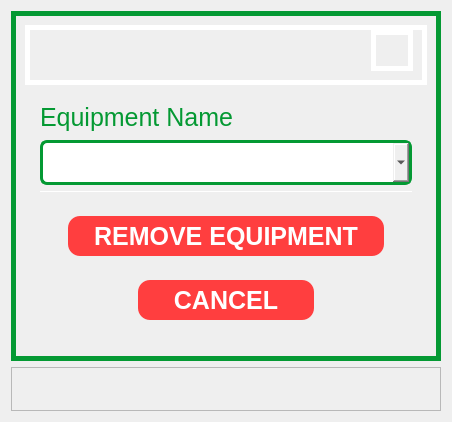
               <widget class="QWidget" name="page_19">
                <layout class="QGridLayout" name="gridLayout_24">
                 <item row="1" column="0">
                  <widget class="QFrame" name="frame_7">
                   <property name="frameShape">
                    <enum>QFrame::StyledPanel</enum>
                   </property>
                   <property name="frameShadow">
                    <enum>QFrame::Raised</enum>
                   </property>
                   <layout class="QHBoxLayout" name="horizontalLayout_11">
                    <item>
                     <widget class="QPushButton" name="remove_equipment_main_error_notif">
                      <property name="focusPolicy">
                       <enum>Qt::NoFocus</enum>
                      </property>
                      <property name="styleSheet">
                       <string notr="true">border-color: white;
font: 20px Arial, serif;
color: black;
border-radius: 0.1px;</string>
                      </property>
                      <property name="text">
                       <string/>
                      </property>
                     </widget>
                    </item>
                   </layout>
                  </widget>
                 </item>
                 <item row="0" column="0">
                  <widget class="QFrame" name="frame_129">
                   <property name="minimumSize">
                    <size>
                     <width>430</width>
                     <height>350</height>
                    </size>
                   </property>
                   <property name="maximumSize">
                    <size>
                     <width>430</width>
                     <height>350</height>
                    </size>
                   </property>
                   <property name="styleSheet">
                    <string notr="true">border-radius: 0px;
border-style: solid;
border-width: 5px;
border-color: #049933;</string>
                   </property>
                   <property name="frameShape">
                    <enum>QFrame::StyledPanel</enum>
                   </property>
                   <property name="frameShadow">
                    <enum>QFrame::Raised</enum>
                   </property>
                   <layout class="QVBoxLayout" name="verticalLayout_42">
                    <item>
                     <widget class="QFrame" name="frame_200">
                      <property name="minimumSize">
                       <size>
                        <width>0</width>
                        <height>60</height>
                       </size>
                      </property>
                      <property name="maximumSize">
                       <size>
                        <width>16777215</width>
                        <height>60</height>
                       </size>
                      </property>
                      <property name="styleSheet">
                       <string notr="true">border-color: white;</string>
                      </property>
                      <property name="frameShape">
                       <enum>QFrame::StyledPanel</enum>
                      </property>
                      <property name="frameShadow">
                       <enum>QFrame::Raised</enum>
                      </property>
                      <layout class="QHBoxLayout" name="horizontalLayout_91">
                       <property name="topMargin">
                        <number>0</number>
                       </property>
                       <item>
                        <spacer name="horizontalSpacer_15">
                         <property name="orientation">
                          <enum>Qt::Horizontal</enum>
                         </property>
                         <property name="sizeHint" stdset="0">
                          <size>
                           <width>40</width>
                           <height>20</height>
                          </size>
                         </property>
                        </spacer>
                       </item>
                       <item>
                        <widget class="QPushButton" name="pushButton_39">
                         <property name="maximumSize">
                          <size>
                           <width>16777215</width>
                           <height>60</height>
                          </size>
                         </property>
                         <property name="focusPolicy">
                          <enum>Qt::NoFocus</enum>
                         </property>
                         <property name="styleSheet">
                          <string notr="true">border-radius: 0.1px;</string>
                         </property>
                         <property name="text">
                          <string/>
                         </property>
                         <property name="icon">
                          <iconset>
                           <normaloff>images/Spirit’s FITNESS GYM.png</normaloff>images/Spirit’s FITNESS GYM.png</iconset>
                         </property>
                         <property name="iconSize">
                          <size>
                           <width>200</width>
                           <height>30</height>
                          </size>
                         </property>
                        </widget>
                       </item>
                      </layout>
                     </widget>
                    </item>
                    <item>
                     <widget class="QFrame" name="frame_318">
                      <property name="styleSheet">
                       <string notr="true">border-color: white;
border-width: 0px;</string>
                      </property>
                      <property name="frameShape">
                       <enum>QFrame::StyledPanel</enum>
                      </property>
                      <property name="frameShadow">
                       <enum>QFrame::Raised</enum>
                      </property>
                      <layout class="QGridLayout" name="gridLayout_60">
                       <item row="0" column="0" rowspan="3">
                        <widget class="QFrame" name="frame_321">
                         <property name="frameShape">
                          <enum>QFrame::StyledPanel</enum>
                         </property>
                         <property name="frameShadow">
                          <enum>QFrame::Raised</enum>
                         </property>
                        </widget>
                       </item>
                       <item row="0" column="2" rowspan="3">
                        <widget class="QFrame" name="frame_322">
                         <property name="frameShape">
                          <enum>QFrame::StyledPanel</enum>
                         </property>
                         <property name="frameShadow">
                          <enum>QFrame::Raised</enum>
                         </property>
                        </widget>
                       </item>
                       <item row="3" column="0" colspan="3">
                        <widget class="QFrame" name="frame_323">
                         <property name="maximumSize">
                          <size>
                           <width>16777215</width>
                           <height>250</height>
                          </size>
                         </property>
                         <property name="frameShape">
                          <enum>QFrame::StyledPanel</enum>
                         </property>
                         <property name="frameShadow">
                          <enum>QFrame::Raised</enum>
                         </property>
                         <layout class="QVBoxLayout" name="verticalLayout_43">
                          <item>
                           <widget class="QFrame" name="frame_324">
                            <property name="frameShape">
                             <enum>QFrame::StyledPanel</enum>
                            </property>
                            <property name="frameShadow">
                             <enum>QFrame::Raised</enum>
                            </property>
                            <layout class="QHBoxLayout" name="horizontalLayout_92">
                             <item>
                              <widget class="QFrame" name="frame_325">
                               <property name="maximumSize">
                                <size>
                                 <width>10</width>
                                 <height>16777215</height>
                                </size>
                               </property>
                               <property name="frameShape">
                                <enum>QFrame::StyledPanel</enum>
                               </property>
                               <property name="frameShadow">
                                <enum>QFrame::Raised</enum>
                               </property>
                              </widget>
                             </item>
                             <item>
                              <widget class="QPushButton" name="confirm_remove_equipment_btn">
                               <property name="minimumSize">
                                <size>
                                 <width>0</width>
                                 <height>40</height>
                                </size>
                               </property>
                               <property name="maximumSize">
                                <size>
                                 <width>16777215</width>
                                 <height>40</height>
                                </size>
                               </property>
                               <property name="cursor">
                                <cursorShape>PointingHandCursor</cursorShape>
                               </property>
                               <property name="focusPolicy">
                                <enum>Qt::NoFocus</enum>
                               </property>
                               <property name="styleSheet">
                                <string notr="true">QPushButton{
border-color: #FF3E3F;
background-color: rgb(255, 62, 63);
color: rgb(255, 255, 255);
font: bold 25px Arial, serif;
border-radius: 12px;

cursor: grab;
}

QPushButton:hover{
	border-color:#cc3132;
	background-color: #cc3132;
}
</string>
                               </property>
                               <property name="text">
                                <string>REMOVE EQUIPMENT</string>
                               </property>
                              </widget>
                             </item>
                             <item>
                              <widget class="QFrame" name="frame_326">
                               <property name="maximumSize">
                                <size>
                                 <width>10</width>
                                 <height>16777215</height>
                                </size>
                               </property>
                               <property name="frameShape">
                                <enum>QFrame::StyledPanel</enum>
                               </property>
                               <property name="frameShadow">
                                <enum>QFrame::Raised</enum>
                               </property>
                              </widget>
                             </item>
                            </layout>
                           </widget>
                          </item>
                          <item>
                           <widget class="QFrame" name="frame_327">
                            <property name="maximumSize">
                             <size>
                              <width>16777215</width>
                              <height>100</height>
                             </size>
                            </property>
                            <property name="frameShape">
                             <enum>QFrame::StyledPanel</enum>
                            </property>
                            <property name="frameShadow">
                             <enum>QFrame::Raised</enum>
                            </property>
                            <layout class="QHBoxLayout" name="horizontalLayout_93">
                             <item>
                              <widget class="QFrame" name="frame_328">
                               <property name="maximumSize">
                                <size>
                                 <width>80</width>
                                 <height>90</height>
                                </size>
                               </property>
                               <property name="frameShape">
                                <enum>QFrame::StyledPanel</enum>
                               </property>
                               <property name="frameShadow">
                                <enum>QFrame::Raised</enum>
                               </property>
                              </widget>
                             </item>
                             <item>
                              <widget class="QPushButton" name="cancel_remove_equipment_btn">
                               <property name="minimumSize">
                                <size>
                                 <width>0</width>
                                 <height>40</height>
                                </size>
                               </property>
                               <property name="maximumSize">
                                <size>
                                 <width>200</width>
                                 <height>40</height>
                                </size>
                               </property>
                               <property name="cursor">
                                <cursorShape>PointingHandCursor</cursorShape>
                               </property>
                               <property name="focusPolicy">
                                <enum>Qt::NoFocus</enum>
                               </property>
                               <property name="styleSheet">
                                <string notr="true">QPushButton{
border-color: #FF3E3F;
background-color: rgb(255, 62, 63);
color: rgb(255, 255, 255);
font: bold 25px Arial, serif;
border-radius: 12px;

cursor: grab;
}

QPushButton:hover{
	border-color:#cc3132;
	background-color: #cc3132;
}
</string>
                               </property>
                               <property name="text">
                                <string>CANCEL</string>
                               </property>
                              </widget>
                             </item>
                             <item>
                              <widget class="QFrame" name="frame_329">
                               <property name="maximumSize">
                                <size>
                                 <width>80</width>
                                 <height>100</height>
                                </size>
                               </property>
                               <property name="frameShape">
                                <enum>QFrame::StyledPanel</enum>
                               </property>
                               <property name="frameShadow">
                                <enum>QFrame::Raised</enum>
                               </property>
                              </widget>
                             </item>
                            </layout>
                           </widget>
                          </item>
                         </layout>
                        </widget>
                       </item>
                       <item row="0" column="1">
                        <widget class="QLabel" name="label_79">
                         <property name="maximumSize">
                          <size>
                           <width>330</width>
                           <height>45</height>
                          </size>
                         </property>
                         <property name="styleSheet">
                          <string notr="true">border-color: white;
font: 25px Arial, serif;
color: rgb(4, 153, 51);</string>
                         </property>
                         <property name="text">
                          <string>Equipment Name</string>
                         </property>
                        </widget>
                       </item>
                       <item row="1" column="1">
                        <widget class="QComboBox" name="remove_equipment_comboBox">
                         <property name="minimumSize">
                          <size>
                           <width>0</width>
                           <height>45</height>
                          </size>
                         </property>
                         <property name="maximumSize">
                          <size>
                           <width>16777215</width>
                           <height>45</height>
                          </size>
                         </property>
                         <property name="styleSheet">
                          <string notr="true">QComboBox{
border: 3px solid  #049933;;
border-radius: 0px;
font: 25px Arial, serif;
border-radius: 7px;
}
QComboBox:focus{
border-color: #00bc3b;
background-color: #f2f2f2;
}
</string>
                         </property>
                        </widget>
                       </item>
                       <item row="2" column="1">
                        <widget class="QLineEdit" name="equipment_id_remove_input">
                         <property name="minimumSize">
                          <size>
                           <width>0</width>
                           <height>1</height>
                          </size>
                         </property>
                         <property name="maximumSize">
                          <size>
                           <width>450</width>
                           <height>1</height>
                          </size>
                         </property>
                         <property name="focusPolicy">
                          <enum>Qt::NoFocus</enum>
                         </property>
                         <property name="styleSheet">
                          <string notr="true">QLineEdit{
border: 3px solid  white;
border-radius: 0px;
font: 25px Arial, serif;
border-radius: 7px;
}</string>
                         </property>
                        </widget>
                       </item>
                      </layout>
                     </widget>
                    </item>
                   </layout>
                  </widget>
                 </item>
                </layout>
               </widget>
